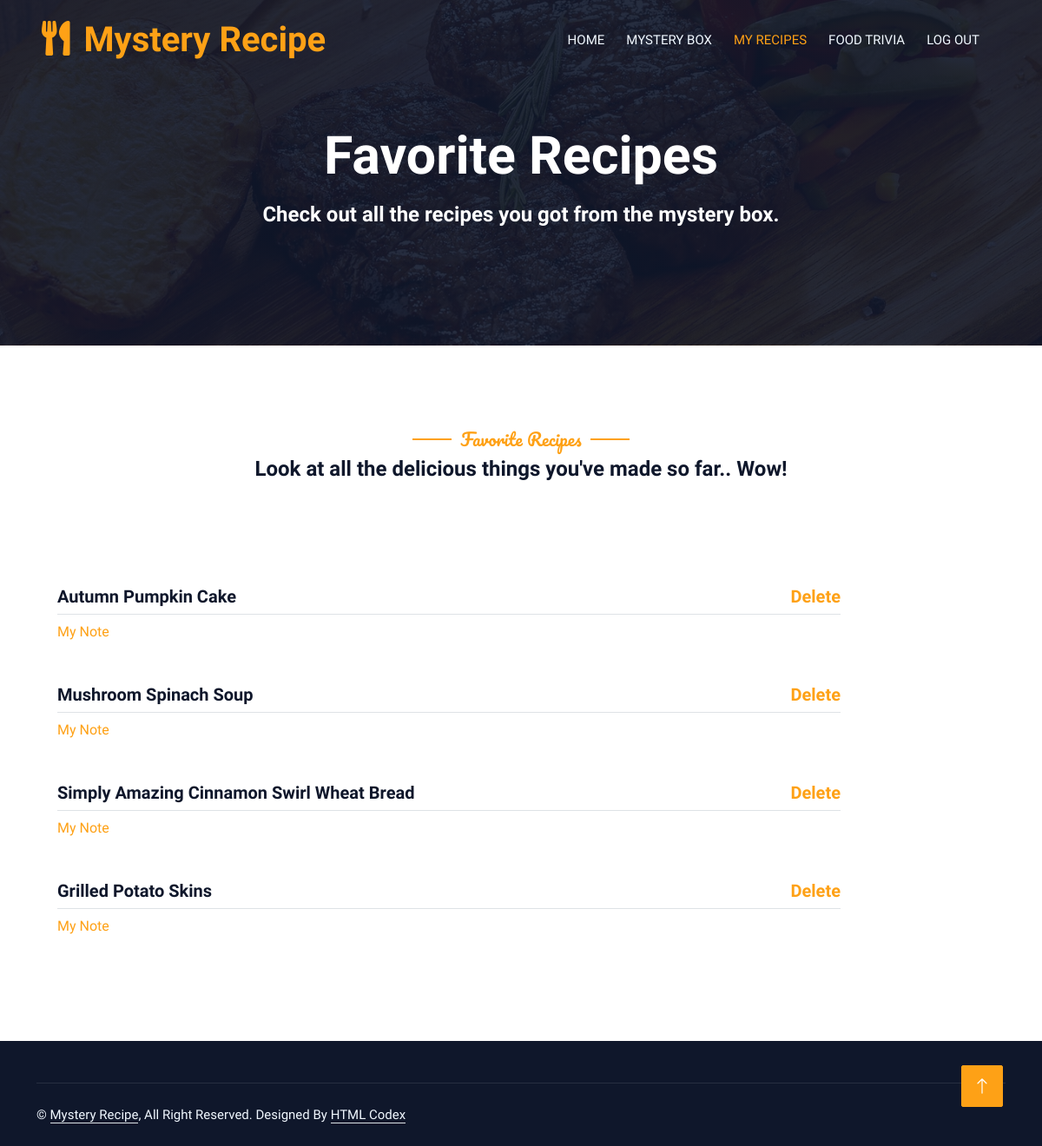
The page /myrecipes (signed in) on the database as committed earlier.
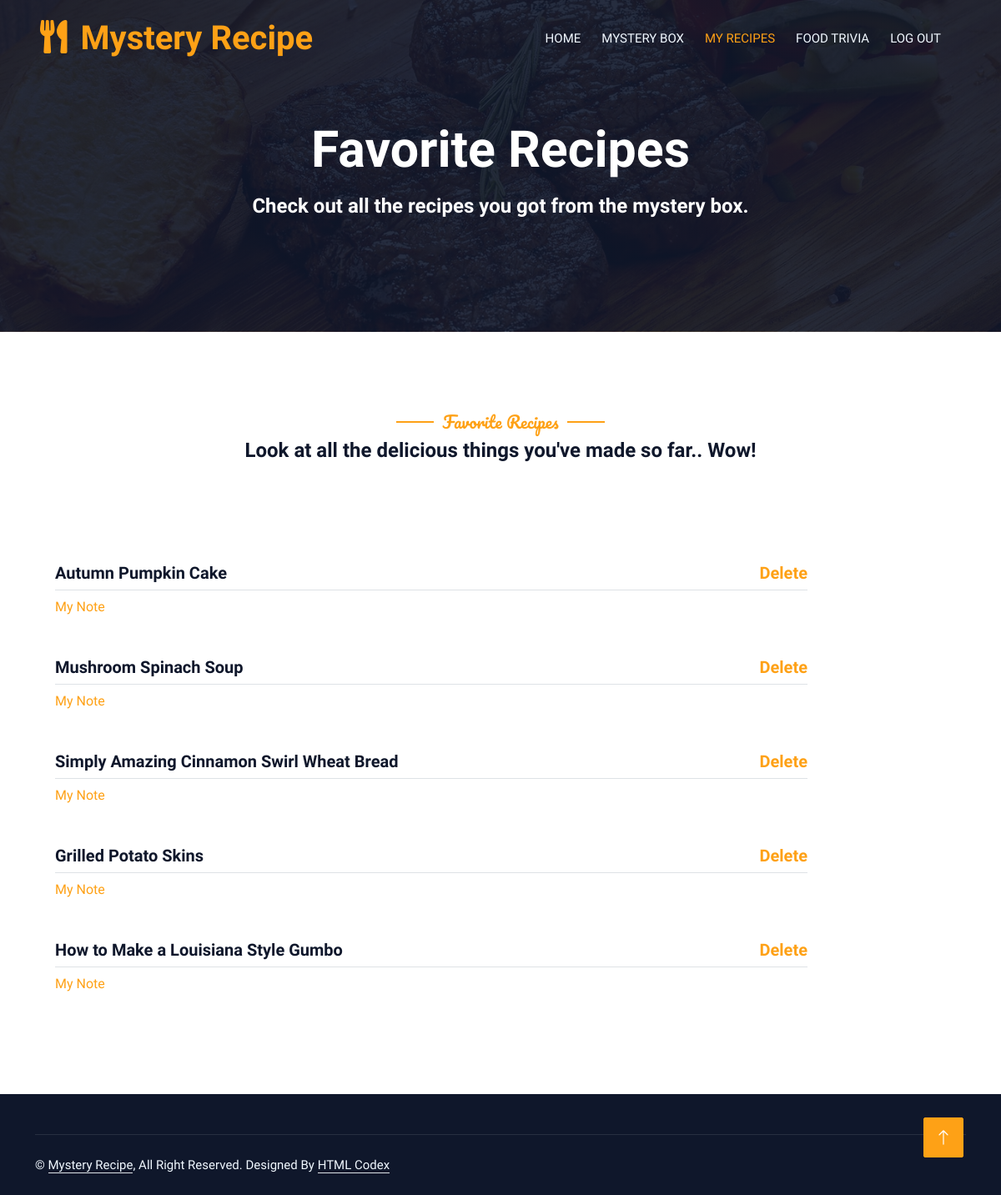
The same page on the database as committed later.
### main.py (models this page shows)
class Recipe(db.Model):
    id = db.Column(db.Integer, primary_key=True)
    recipe_name = db.Column(db.String(100))
    recipe_link = db.Column(db.String(200))
    user_id = db.Column(db.Integer, db.ForeignKey("user.id"))
    recipe_note = db.Column(db.String(500))

### main.py (the view)
@app.route("/myrecipes")
def my_recipes():
    all_recipe_data = Recipe.query.filter(Recipe.user_id == current_user.id).all()
    return render_template('my_recipes.html', all_recipe_data=all_recipe_data)

### main.py (called while the page is built)
@login_manager.user_loader
def load_user(user_id):
    return User.query.get(int(user_id))

### templates/my_recipes.html (shortened to what this page needs)
<!DOCTYPE html>
<html lang="en">
<head>
    <link href="https://cdnjs.cloudflare.com/ajax/libs/font-awesome/5.10.0/css/all.min.css" rel="stylesheet">
    <link href="https://cdn.jsdelivr.net/npm/bootstrap-icons@1.4.1/font/bootstrap-icons.css" rel="stylesheet">
	<link href="{{ url_for('static', filename='lib/animate/animate.min.css') }}" rel="stylesheet">
    <link href="{{ url_for('static', filename='lib/owlcarousel/assets/owl.carousel.min.css') }}" rel="stylesheet">
    <link href="{{ url_for('static', filename='lib/tempusdominus/css/tempusdominus-bootstrap-4.min.css') }}" rel="stylesheet" />
	<link href="{{ url_for('static', filename='css/bootstrap.min.css') }}" rel="stylesheet">
    <link href="{{ url_for('static', filename='css/style.css') }}" rel="stylesheet">
</head>
<body>
    <div class="container-xxl bg-white p-0">
        <div class="container-xxl position-relative p-0">
            <nav class="navbar navbar-expand-lg navbar-dark bg-dark px-4 px-lg-5 py-3 py-lg-0">
                <a href="" class="navbar-brand p-0">
                    <h1 class="text-primary m-0"><i class="fa fa-utensils me-3"></i>Mystery Recipe</h1>
                </a>
                <div class="collapse navbar-collapse" id="navbarCollapse">
                    <div class="navbar-nav ms-auto py-0 pe-4">
                        <a href="{{ url_for('dashboard') }}" class="nav-item nav-link">Home</a>
                        <a href="{{ url_for('random_recipe') }}" class="nav-item nav-link">Mystery Box</a>
                        <a href="{{ url_for('my_recipes') }}" class="nav-item nav-link active">My Recipes</a>
                        <a href="{{ url_for('trivia') }}" class="nav-item nav-link">Food Trivia</a>
                        <a href="{{ url_for('home') }}" class="nav-item nav-link">Log Out</a>
                    </div>
                </div>
            </nav>
            <div class="container-xxl py-5 bg-dark hero-header mb-5">
                <div class="container text-center my-5 pt-5 pb-4">
                    <h1 class="display-3 text-white mb-3 animated slideInDown">Favorite Recipes</h1>
                    <nav aria-label="breadcrumb">
                        <h4 class="text-white mb-3 animated slideInDown">
                            Check out all the recipes you got from the mystery box.
                        </h4>
                    </nav>
                </div>
            </div>
        </div>
        <div class="container-xxl py-5">
            <div class="container">
                <div class="text-center wow fadeInUp" data-wow-delay="0.1s">
                    <h5 class="section-title ff-secondary text-center text-primary fw-normal">Favorite Recipes</h5>
                    <h4 class="mb-4">Look at all the delicious things you've made so far.. Wow!</h4>
                </div>
            </div>
        </div>
        <div class="container-xxl py-5">
            <div class="container">
                <div class="tab-class text-center wow fadeInUp" data-wow-delay="0.1s">
                    <div class="tab-content">
                        <div id="tab-1" class="tab-pane fade show p-0 active">
                            <div class="row g-4">
                                {% for recipe_data in all_recipe_data: %}
                                    <div class="col-lg-10">
                                        <div class="d-flex align-items-center">
                                            <div class="w-100 d-flex flex-column text-start ps-4">
                                                <h5 class="d-flex justify-content-between border-bottom pb-2">
                                                    <a class="text-dark" href="{{ recipe_data.recipe_link }}">{{ recipe_data.recipe_name }}</a>
                                                    <a href="{{ url_for('delete', id=recipe_data.id) }}">Delete</a>
                                                </h5>
                                                <a href="{{ url_for('update', id=recipe_data.id) }}">My Note</a><br>
                                            </div>
                                        </div>
                                    </div>
                                {% endfor %}
                            </div>
                        </div>
                    </div>
                </div>
            </div>
        </div>
        <div class="container-fluid bg-dark text-light footer pt-5 mt-5 wow fadeIn" data-wow-delay="0.1s">
            <div class="container">
                <div class="copyright">
                    <div class="row">
                        <div class="col-md-6 text-center text-md-start mb-3 mb-md-0">
                            &copy; <a class="border-bottom">Mystery Recipe</a>, All Right Reserved.
							Designed By <a class="border-bottom" href="https://htmlcodex.com">HTML Codex</a>
                        </div>
                    </div>
                </div>
            </div>
        </div>
        <a href="#" class="btn btn-lg btn-primary btn-lg-square back-to-top"><i class="bi bi-arrow-up"></i></a>
    </div>
</body>
</html>

### static/css/style.css (style rules this page uses)
:root { --primary: #FEA116; --light: #F1F8FF; --dark: #0F172B; }
.ff-secondary { font-family: 'Pacifico', cursive; }
.back-to-top { position: fixed; display: none; right: 45px; bottom: 45px; z-index: 99; }
.btn { font-family: 'Nunito', sans-serif; font-weight: 500; text-transform: uppercase; transition: .5s; }
.btn.btn-primary, .btn.btn-secondary { color: #FFFFFF; }
.btn-lg-square { width: 48px; height: 48px; }
.btn-square, .btn-sm-square, .btn-lg-square { padding: 0; display: flex; align-items: center; justify-content: center; font-weight: normal; border-radius: 2px; }
.navbar-dark .navbar-nav .nav-link { position: relative; margin-left: 25px; padding: 35px 0; font-size: 15px; color: var(--light) !important; text-transform: uppercase; font-weight: 500; outline: none; transition: .5s; }
.navbar-dark .navbar-nav .nav-link:hover, .navbar-dark .navbar-nav .nav-link.active { color: var(--primary) !important; }
@media (min-width: 992px) { .navbar-dark { position: absolute; width: 100%; top: 0; left: 0; z-index: 999; background: transparent !important; } }
.hero-header { background: linear-gradient(rgba(15, 23, 43, .9), rgba(15, 23, 43, .9)), url(../img/bg-hero.jpg); background-position: center center; background-repeat: no-repeat; background-size: cover; }
.section-title { position: relative; display: inline-block; }
.section-title::before { position: absolute; content: ""; width: 45px; height: 2px; top: 50%; left: -55px; margin-top: -1px; background: var(--primary); }
.section-title::after { position: absolute; content: ""; width: 45px; height: 2px; top: 50%; right: -55px; margin-top: -1px; background: var(--primary); }
.footer .copyright { padding: 25px 0; font-size: 15px; border-top: 1px solid rgba(256, 256, 256, .1); }
.footer .copyright a { color: var(--light); }
.text-dark { color: #0F172B; }

Rows that differ between the two databases and show on the page:
added Recipe: recipe_name "How to Make a Louisiana Style Gumbo"
